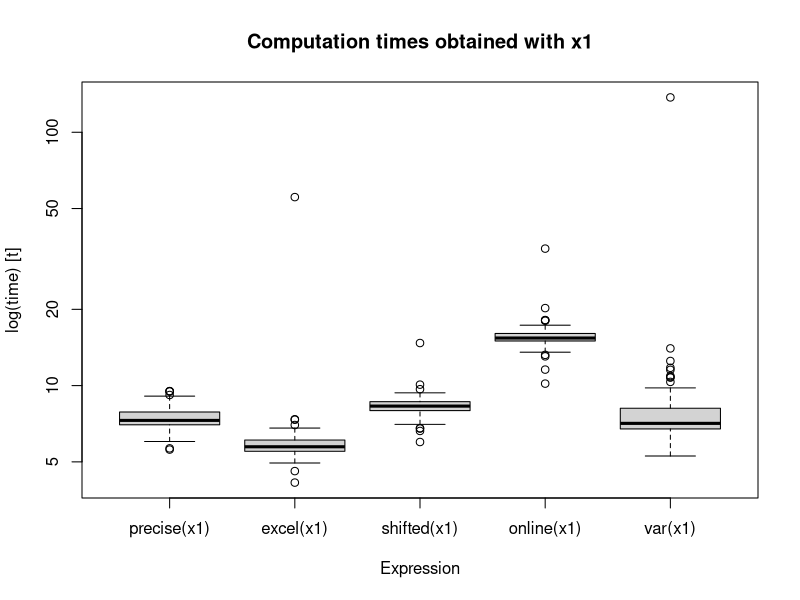
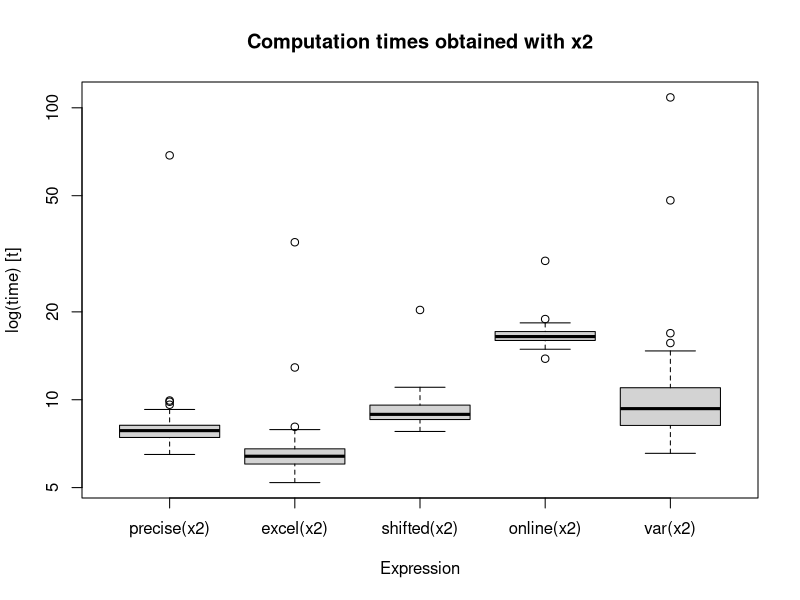
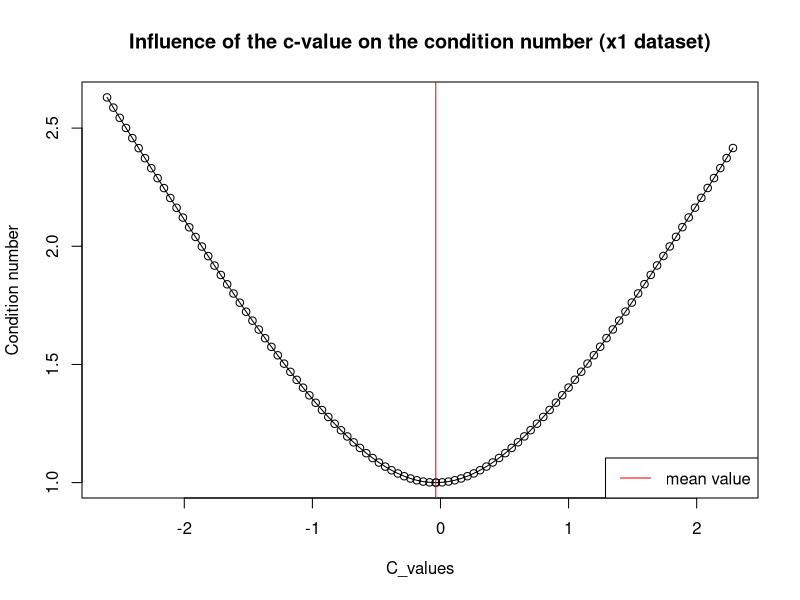
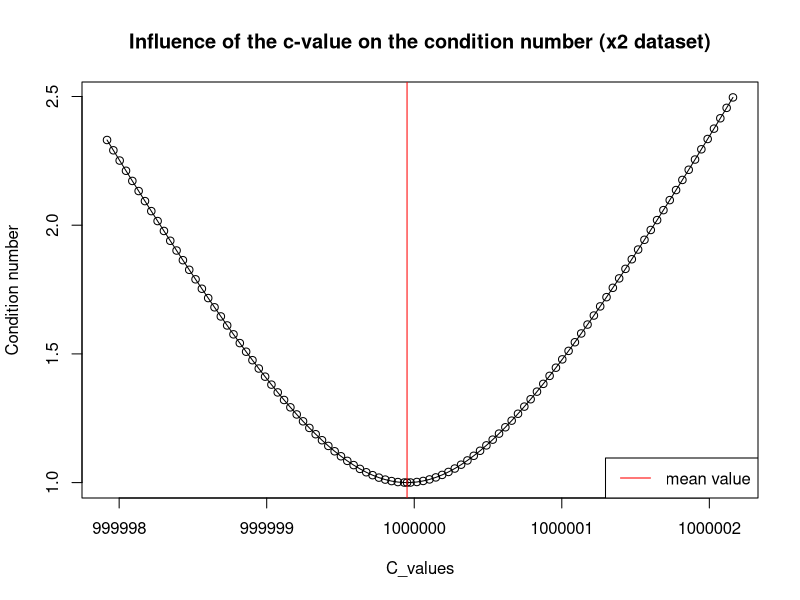
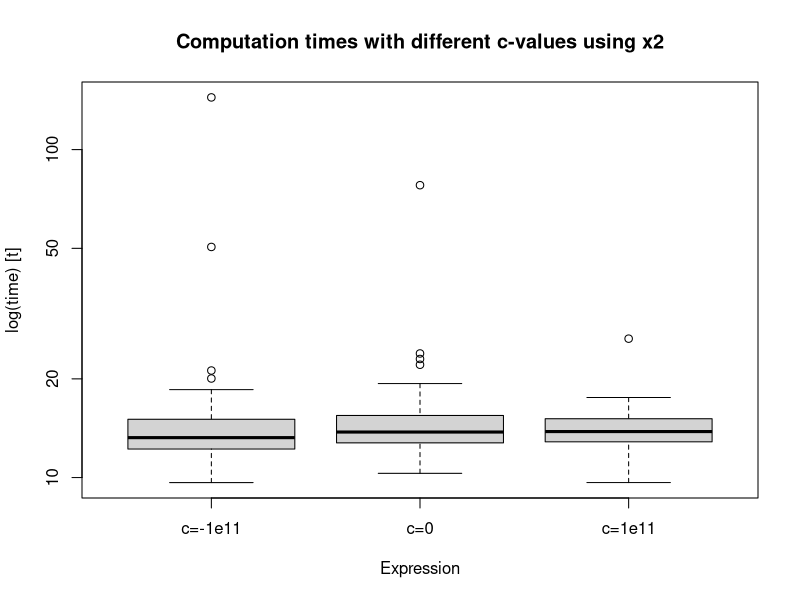
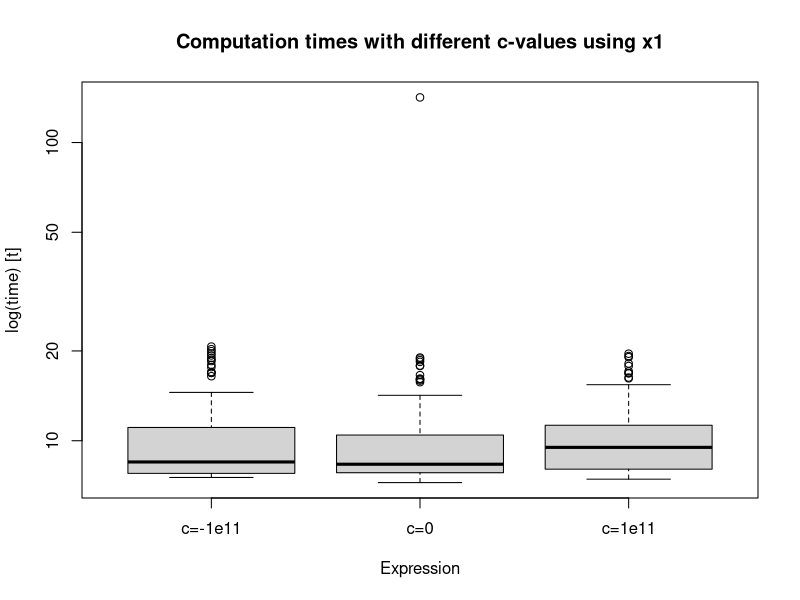

These figures' R source, in order:
## ---- chunk 1
library(microbenchmark)#Allows the use of the microbenchmark library 

set.seed(11220221)#Set the seed 
x1 <- rnorm(100)
x2 <- rnorm(100, mean=1000000)
x3 <- rnorm(100, mean=0.000001)
## ---- chunk 2
precise <- function(x) {
  sum <- 0
  n <- length(x)
  
  #First pass: mean calculation
  for (i in x) {
    sum <- sum + i
  }
  mean <- sum/n
  
  variance <- 0
  #Second pass: variance calculation
  for(i in x) {
    variance <- variance + (i - mean)^2
  }
  variance <- variance/(n-1)
  return(variance)
}
## ---- chunk 3
excel <- function(x) {
  P1 <- 0
  P2 <- 0
  n <- length(x)
  variance <- 0
  
  for (i in x) {
    P1 <- P1 + i^2
    P2 <- P2 + i
  }
  P2 <- (P2^2)/n
  variance <- (P1-P2)/(n-1)
  return(variance)
}
## ---- chunk 4
shifted <- function(x, c=x[1]) {
  P1 <- 0
  P2 <- 0
  n <- length(x)
  variance <- 0
  
  for (i in x) {
    P1 <- P1 + (i-c)^2
    P2 <- P2 + i-c
  }
  P2 <- (P2^2)/n
  variance <- (P1-P2)/(n-1)
  return(variance)
}

## ---- chunk 5
online <- function(x) {
  #initialization 
  n <- 2
  mean <- (x[1]+x[2])/2
  variance <- (x[1]-mean)^2 + (x[2]-mean)^2
  
  #Mean and variance are computed after each element in x
  for (i in 3:length(x)) {
    n <- n+1
    variance <- ((n-2)/(n-1)) * variance + ((x[i]-mean)^2/n)
    mean <- mean + (x[i]-mean)/n
  }
  return(variance)
}
## ---- chunk 6
variances <- function(x){
  return(c(precise(x), excel(x), shifted(x), online(x),var(x)))
}
## ---- chunk 7
res <- matrix(c(variances(x1),variances(x2)), ncol=5, byrow=TRUE)
res <- as.table(res)
rownames(res) <- c("x1","x2")
colnames(res) <- c("precise", "excel", "shifted", "online", "var")
knitr::kable(res, caption = "Variance calulation")
## ---- chunk 8
microx1 <- microbenchmark(precise(x1), excel(x1), shifted(x1), online(x1),var(x1),  times=100)
knitr::kable(summary(microx1), caption ="x1 computation times")
microx2 <- microbenchmark(precise(x2), excel(x2), shifted(x2), online(x2),var(x2),  times=100)
knitr::kable(summary(microx2), caption ="x2 computation times")
boxplot(microx1, main="Computation times obtained with x1")
boxplot(microx2, main="Computation times obtained with x2")
## ---- chunk 9
start_time <- Sys.time()
invisible(excel(x1))
end_time <- Sys.time()
computation_time = end_time-start_time
print(computation_time)
## ---- chunk 10
condition_number <- function(mean, n , S){
  return(sqrt(1+(mean^2*n)/S))
}

condition_number_shifted <- function(mean, n , S, c){
  return(sqrt(1+((mean-c)^2*n)/S))
}
## ---- chunk 11
c_val_influence <- function(x){
  minimum <- min(x)
  maximum <- max(x)
  c_list <- seq(from=minimum, to=maximum, length.out=100)
  c_list <- sort(append(c_list, mean(x)))
  condition_numb <- matrix(nrow = 2, ncol = 101)
  for(i in 0:length(c_list)){
    S <- var(x)*(length(x)-1)
    condition_numb[1,i] <- c_list[i]
    condition_numb[2,i] <- condition_number_shifted(mean(x), length(x), S, c_list[i])
  }
  return(condition_numb)
}

cond_numb_x1 <- c_val_influence(x1)
cond_numb_x2 <- c_val_influence(x2)

plot(cond_numb_x1[2,], x=cond_numb_x1[1,], main="Influence of the c-value on the condition number (x1 dataset)", type='o',xlab="C_values", ylab="Condition number")
abline(v=mean(x1), col='red')
legend("bottomright", "mean value", col="red", lty=1)

plot(cond_numb_x2[2,], x=cond_numb_x2[1,], main="Influence of the c-value on the condition number (x2 dataset)", type='o',xlab="C_values", ylab="Condition number")
abline(v=mean(x2), col='red')
legend("bottomright", "mean value", col="red", lty=1)

## ---- chunk 12
micro_shifted <- microbenchmark(shifted(x2,mean(x2)-100000000000),shifted(x2,mean(x2)),shifted(x2,mean(x2)+100000000000),  times=100)
knitr::kable(summary(micro_shifted), caption ="Computation times with different c-values using x2")
boxplot(micro_shifted, main="Computation times with different c-values using x2",names = c("c=-1e11","c=0","c=1e11"))

micro_shifted2<- microbenchmark(shifted(x1,mean(x1)-100000000000),shifted(x1,mean(x1)),shifted(x1,mean(x1)+100000000000),  times=100)
knitr::kable(summary(micro_shifted2), caption ="Computation times with different c-values using x1")
boxplot(micro_shifted2, main="Computation times with different c-values using x1", names = c("c=-1e11","c=0","c=1e11"))
## ---- chunk 13
res <- c()
res <- append(res,condition_number(mean(x1), 100,var(x1)*(100-1)))
res <- append(res,condition_number(mean(x2), 100,var(x2)*(100-1)))
res <- append(res,condition_number(mean(x3), 100,var(x3)*(100-1)))
res <- as.data.frame(res, row.names=c('x1 mean=0','x2 mean=1 000 000','x3 mean=0.000 000 1'))
knitr::kable(res , col.names="k", caption="Condition numbers for different dataset mean")
